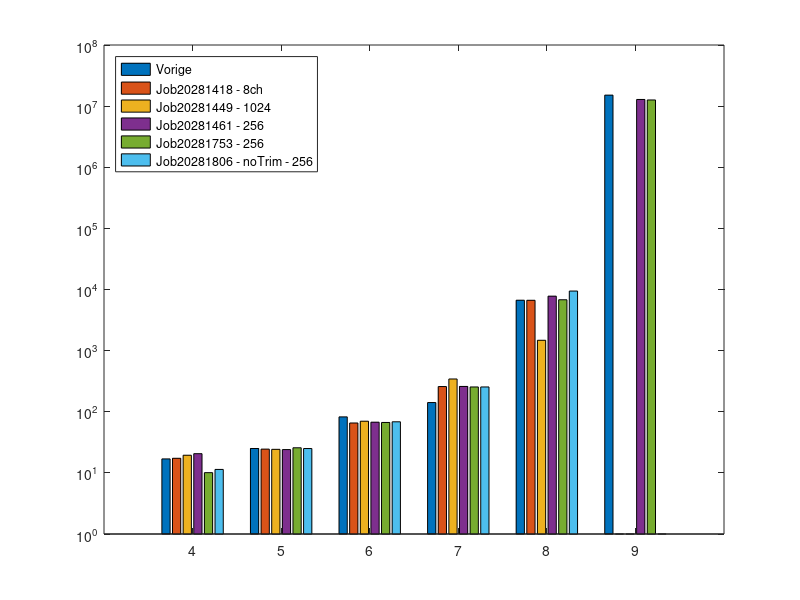

The MATLAB script that drew this image:
close all
clc

X = [4,5,6,7,8,9];
Y1 = [16.93, 25.05, 82.44, 141.48, 6680.31, 15135358.01];
Y2 = [17.33, 24.48, 65.48, 258.47, 6663.35, 0];
Y3 = [19.44, 24.28, 70.03, 343.58, 1477.05, 0];
Y4 = [20.62, 24.06, 67.50, 259.51, 7785.14, 12854614.299525];
Y5 = [10.09, 25.75, 66.82, 254.44, 6797.80, 12615521.409224];
Y6 = [11.39, 25.03, 68.52, 254.52, 9434.95, 0];                 %No trim

T = [Y1 ; Y2 ; Y3 ; Y4 ; Y5 ; Y6];


figure
bar(X, T')
set(gca,'YScale','log')
legend('Vorige', 'Job20281418 - 8ch', 'Job20281449 - 1024', 'Job20281461 - 256', 'Job20281753 - 256', 'Job20281806 - noTrim - 256','Location','northwest')
